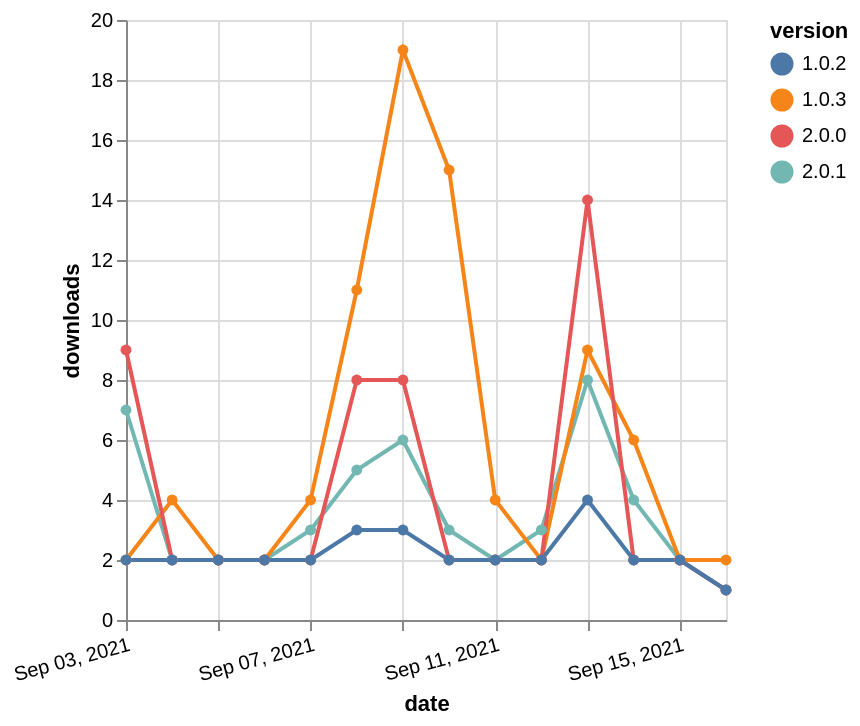

Vega-Lite specification stored for this chart:
### Vega-Lite specification from a JSON file in a GitHub repository (floating-point values rounded to 4 significant figures)
{"$schema": "https://vega.github.io/schema/vega-lite/v5.json", "description": "A simple bar chart with embedded data.", "data": {"values": [{"date": "2021-09-03", "total": 135, "delta": 7, "version": "2.0.1"}, {"date": "2021-09-04", "total": 137, "delta": 2, "version": "2.0.1"}, {"date": "2021-09-05", "total": 139, "delta": 2, "version": "2.0.1"}, {"date": "2021-09-06", "total": 141, "delta": 2, "version": "2.0.1"}, {"date": "2021-09-07", "total": 144, "delta": 3, "version": "2.0.1"}, {"date": "2021-09-08", "total": 149, "delta": 5, "version": "2.0.1"}, {"date": "2021-09-09", "total": 155, "delta": 6, "version": "2.0.1"}, {"date": "2021-09-10", "total": 158, "delta": 3, "version": "2.0.1"}, {"date": "2021-09-11", "total": 160, "delta": 2, "version": "2.0.1"}, {"date": "2021-09-12", "total": 163, "delta": 3, "version": "2.0.1"}, {"date": "2021-09-13", "total": 171, "delta": 8, "version": "2.0.1"}, {"date": "2021-09-14", "total": 175, "delta": 4, "version": "2.0.1"}, {"date": "2021-09-15", "total": 177, "delta": 2, "version": "2.0.1"}, {"date": "2021-09-16", "total": 178, "delta": 1, "version": "2.0.1"}, {"date": "2021-09-03", "total": 6836, "delta": 2, "version": "1.0.3"}, {"date": "2021-09-04", "total": 6840, "delta": 4, "version": "1.0.3"}, {"date": "2021-09-05", "total": 6842, "delta": 2, "version": "1.0.3"}, {"date": "2021-09-06", "total": 6844, "delta": 2, "version": "1.0.3"}, {"date": "2021-09-07", "total": 6848, "delta": 4, "version": "1.0.3"}, {"date": "2021-09-08", "total": 6859, "delta": 11, "version": "1.0.3"}, {"date": "2021-09-09", "total": 6878, "delta": 19, "version": "1.0.3"}, {"date": "2021-09-10", "total": 6893, "delta": 15, "version": "1.0.3"}, {"date": "2021-09-11", "total": 6897, "delta": 4, "version": "1.0.3"}, {"date": "2021-09-12", "total": 6899, "delta": 2, "version": "1.0.3"}, {"date": "2021-09-13", "total": 6908, "delta": 9, "version": "1.0.3"}, {"date": "2021-09-14", "total": 6914, "delta": 6, "version": "1.0.3"}, {"date": "2021-09-15", "total": 6916, "delta": 2, "version": "1.0.3"}, {"date": "2021-09-16", "total": 6918, "delta": 2, "version": "1.0.3"}, {"date": "2021-09-03", "total": 223, "delta": 9, "version": "2.0.0"}, {"date": "2021-09-04", "total": 225, "delta": 2, "version": "2.0.0"}, {"date": "2021-09-05", "total": 227, "delta": 2, "version": "2.0.0"}, {"date": "2021-09-06", "total": 229, "delta": 2, "version": "2.0.0"}, {"date": "2021-09-07", "total": 231, "delta": 2, "version": "2.0.0"}, {"date": "2021-09-08", "total": 239, "delta": 8, "version": "2.0.0"}, {"date": "2021-09-09", "total": 247, "delta": 8, "version": "2.0.0"}, {"date": "2021-09-10", "total": 249, "delta": 2, "version": "2.0.0"}, {"date": "2021-09-11", "total": 251, "delta": 2, "version": "2.0.0"}, {"date": "2021-09-12", "total": 253, "delta": 2, "version": "2.0.0"}, {"date": "2021-09-13", "total": 267, "delta": 14, "version": "2.0.0"}, {"date": "2021-09-14", "total": 269, "delta": 2, "version": "2.0.0"}, {"date": "2021-09-15", "total": 271, "delta": 2, "version": "2.0.0"}, {"date": "2021-09-16", "total": 272, "delta": 1, "version": "2.0.0"}, {"date": "2021-09-03", "total": 2316, "delta": 2, "version": "1.0.2"}, {"date": "2021-09-04", "total": 2318, "delta": 2, "version": "1.0.2"}, {"date": "2021-09-05", "total": 2320, "delta": 2, "version": "1.0.2"}, {"date": "2021-09-06", "total": 2322, "delta": 2, "version": "1.0.2"}, {"date": "2021-09-07", "total": 2324, "delta": 2, "version": "1.0.2"}, {"date": "2021-09-08", "total": 2327, "delta": 3, "version": "1.0.2"}, {"date": "2021-09-09", "total": 2330, "delta": 3, "version": "1.0.2"}, {"date": "2021-09-10", "total": 2332, "delta": 2, "version": "1.0.2"}, {"date": "2021-09-11", "total": 2334, "delta": 2, "version": "1.0.2"}, {"date": "2021-09-12", "total": 2336, "delta": 2, "version": "1.0.2"}, {"date": "2021-09-13", "total": 2340, "delta": 4, "version": "1.0.2"}, {"date": "2021-09-14", "total": 2342, "delta": 2, "version": "1.0.2"}, {"date": "2021-09-15", "total": 2344, "delta": 2, "version": "1.0.2"}, {"date": "2021-09-16", "total": 2345, "delta": 1, "version": "1.0.2"}]}, "width": "container", "mark": {"type": "line", "point": {"filled": true}}, "encoding": {"x": {"field": "date", "type": "temporal", "timeUnit": "yearmonthdate", "title": "date", "axis": {"labelAngle": -15}}, "y": {"field": "delta", "type": "quantitative", "title": "downloads"}, "color": {"field": "version", "type": "nominal"}, "tooltip": {"field": "delta"}}}
